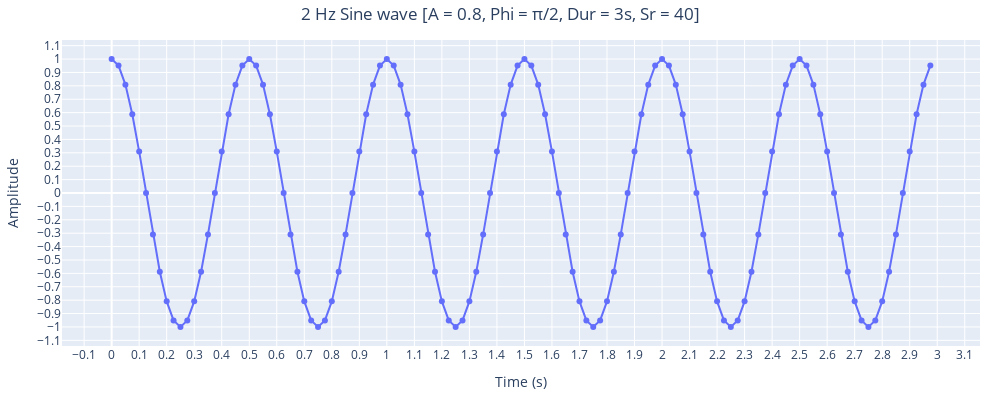

Source (notebook cell):
### Code cell
sr = 40  # sampling frequency
a = 1.0  # amplitude
f = 2  # frequency
phi = np.pi / 2  # phase
dur = 3  # seconds

t = np.arange(0, dur, 1 / sr)
y = a * np.sin(2 * np.pi * f * t + phi)
plot_signal(
    t, y, title="2 Hz Sine wave [A = 0.8, Phi = π/2, Dur = 3s, Sr = 40]")
